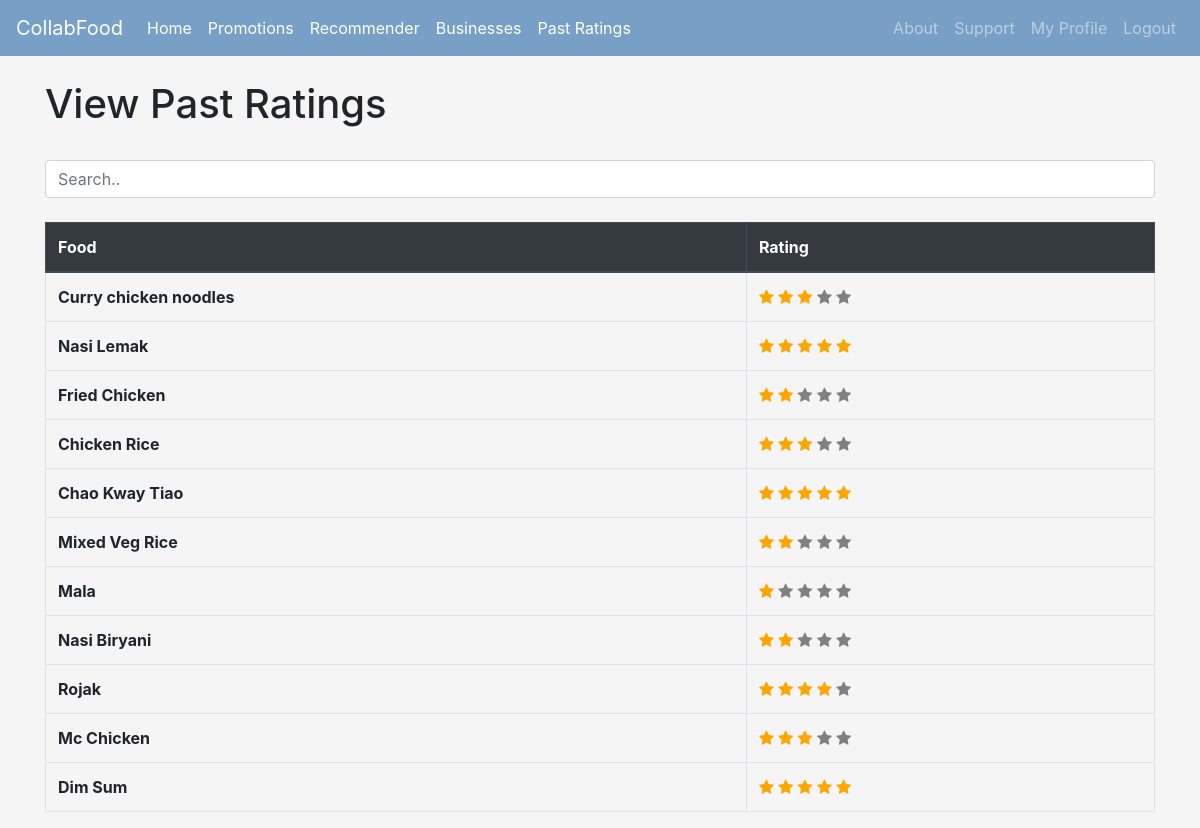
Before: /viewratings (signed in) with the older database file.
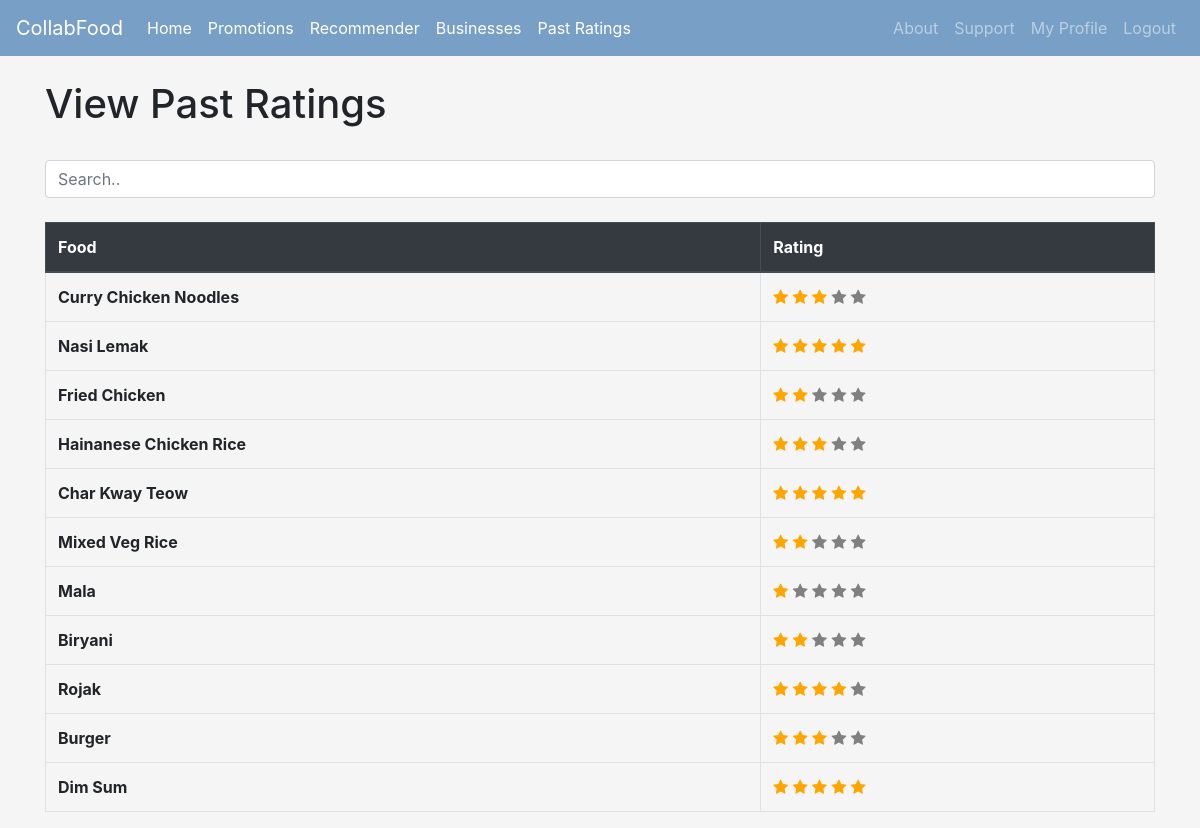
After: the same page with the newer database file.
### Homepage/models.py (models this page shows, shortened)
class Rating(models.Model):
	user = models.ForeignKey(User, on_delete=models.CASCADE)
	food = models.CharField(max_length=50)
	rating = models.IntegerField(validators=[MinValueValidator(1), MaxValueValidator(5)])

### Homepage/views.py (the view)
# urls.py: path('viewratings', views.view_ratings, name='viewratings'),
@login_required
def view_ratings(request):
	user = request.user
	ratings = Rating.objects.filter(user=user)
	user_type = UserType.objects.get(user=request.user)
	rating_values = [(rating, range(1, rating.rating+1), range(rating.rating+1, 6)) for rating in ratings]
	context = {
		'rating_values': rating_values,
		'user_type': user_type
	}
	return render(request, 'viewratings.html', context)

### Homepage/templates/viewratings.html (shortened to what this page needs)
{% extends 'base.html' %}
{% load custom_filters %}
{% block content %}
<h1>View Past Ratings</h1>
<br>
<input class="form-control" id="searchRatings" type="text" placeholder="Search..">
<br>
<table class="table table-bordered table-hover">
    <thead class="thead-dark">
        <tr>
            <th scope="col">Food</th>
            <th scope="col">Rating</th>
        </tr>
    </thead>
    <tbody id="RatingBody">
        {% for item, checked_range, unchecked_range in rating_values %}
            <tr>
                <th scope="row">{{ item.food }}</th>
                <td>
                    {% for i in checked_range %}
                        <span class="fa fa-star checked"></span>
                    {% endfor %}
                    {% for i in unchecked_range %}
                        <span class="fa fa-star unchecked"></span>
                    {% endfor %}
                </td>
            </tr>
        {% endfor %}
    </tbody>
</table>
{% endblock %}

### Homepage/templates/base.html (shortened to what this page needs)
<!doctype html>
<html lang="en">
  <head>
    <link rel="stylesheet" href="https://cdn.jsdelivr.net/npm/bootstrap@4.6.2/dist/css/bootstrap.min.css">
	<link rel="stylesheet" href="https://cdnjs.cloudflare.com/ajax/libs/font-awesome/6.1.0/css/all.min.css">
	<link rel="stylesheet" href="https://cdn.jsdelivr.net/npm/jquery-bar-rating@1.2.2/dist/themes/fontawesome-stars.css">
	<link rel="stylesheet" href="https://maxcdn.bootstrapcdn.com/font-awesome/4.7.0/css/font-awesome.min.css">
  </head>
  <body style="background-color: #f5f5f5;">
  	<nav class="navbar sticky-top navbar-expand-lg navbar-dark" style="background-color: #789FC5;">
	  <a class="navbar-brand" href="{% url 'landing' %}">CollabFood</a>
	  <div class="collapse navbar-collapse" id="navbarSupportedContent">
	    <ul class="navbar-nav mr-auto">
	      {% if user.is_authenticated %}
					{% if user_type.userType == 'admin' %}
		      <li class="nav-item active">
					  <a class="nav-link" href="{% url 'adminhome' %}">Home <span class="sr-only">(current)</span></a>
					</li>
					<li class="nav-item active">
					    <a class="nav-link" href="{% url 'foodcategory' %}">Food Category <span class="sr-only">(current)</span></a>
				  </li>
				  <li class="nav-item active">
					  <a class="nav-link" href="{% url 'recommenderpage' %}">Recommender <span class="sr-only">(current)</span></a>
					</li>
					<li class="nav-item active">
					  <a class="nav-link" href="{% url 'searchusers' %}">Users <span class="sr-only">(current)</span></a>
					</li>
					<li class="nav-item active">
					    <a class="nav-link" href="{% url 'searchbusinesses' %}">Businesses <span class="sr-only">(current)</span></a>
				  	</li>
					<li class="nav-item active">
						<a class="nav-link" href="{% url 'searchpromotions' %}">Promotions<span class="sr-only">(current)</span></a>
					</li>
					<li class="nav-item active">
					    <a class="nav-link" href="{% url 'datacrawler' %}">Crawler <span class="sr-only">(current)</span></a>
				  	</li>
					{% elif user_type.userType == 'user' %}
		      		<li class="nav-item active">
					  <a class="nav-link" href="{% url 'userhome' %}">Home<span class="sr-only">(current)</span></a>
					</li>
		      		<li class="nav-item active">
					  <a class="nav-link" href="{% url 'searchpromotions' %}">Promotions<span class="sr-only">(current)</span></a>
					</li>
					<li class="nav-item active">
					  <a class="nav-link" href="{% url 'recommenderpage' %}">Recommender<span class="sr-only">(current)</span></a>
					</li>
					<li class="nav-item active">
					    <a class="nav-link" href="{% url 'searchbusinesses' %}">Businesses<span class="sr-only">(current)</span></a>
				  	</li>
					<li class="nav-item active">
					    <a class="nav-link" href="{% url 'viewratings' %}">Past Ratings<span class="sr-only">(current)</span></a>
				  	</li>
					{% endif %}
	      {% endif %}
	    </ul>
	    <ul class="navbar-nav ml-auto">
	    	<li class="nav-item">
	        <a class="nav-link" href="{% url 'about' %}">About <span class="sr-only">(current)</span></a>
	      </li>
	    	<li class="nav-item">
        	<a class="nav-link" href="{% url 'customersupport' %}">Support <span class="sr-only">(current)</span></a>
	      </li>
	    	{% if user.is_authenticated %}
	    		<li class="nav-item">
					  <a class="nav-link" href="{% url 'profile' %}">My Profile <span class="sr-only">(current)</span></a>
					</li>
		      <li class="nav-item">
	        	<a class="nav-link" href="{% url 'logout' %}">Logout <span class="sr-only">(current)</span></a>
		      </li>
	    	{% endif %}
	    </ul>
	  </div>
	</nav>
	<div class="container">
		<br>
		{% block content %}
		{% endblock %}
	</div>
  </body>
</html>

### Homepage/templates/viewratings.html (style rules this page uses)
.checked { color: orange; }
.unchecked { color: grey; }

Changed rows visible on the page:
changed Rating: food "Curry chicken noodles" → "Curry Chicken Noodles"
changed Rating: food "Chicken Rice" → "Hainanese Chicken Rice"
changed Rating: food "Chao Kway Tiao" → "Char Kway Teow"
changed Rating: food "Nasi Biryani" → "Biryani"
changed Rating: food "Mc Chicken" → "Burger"
